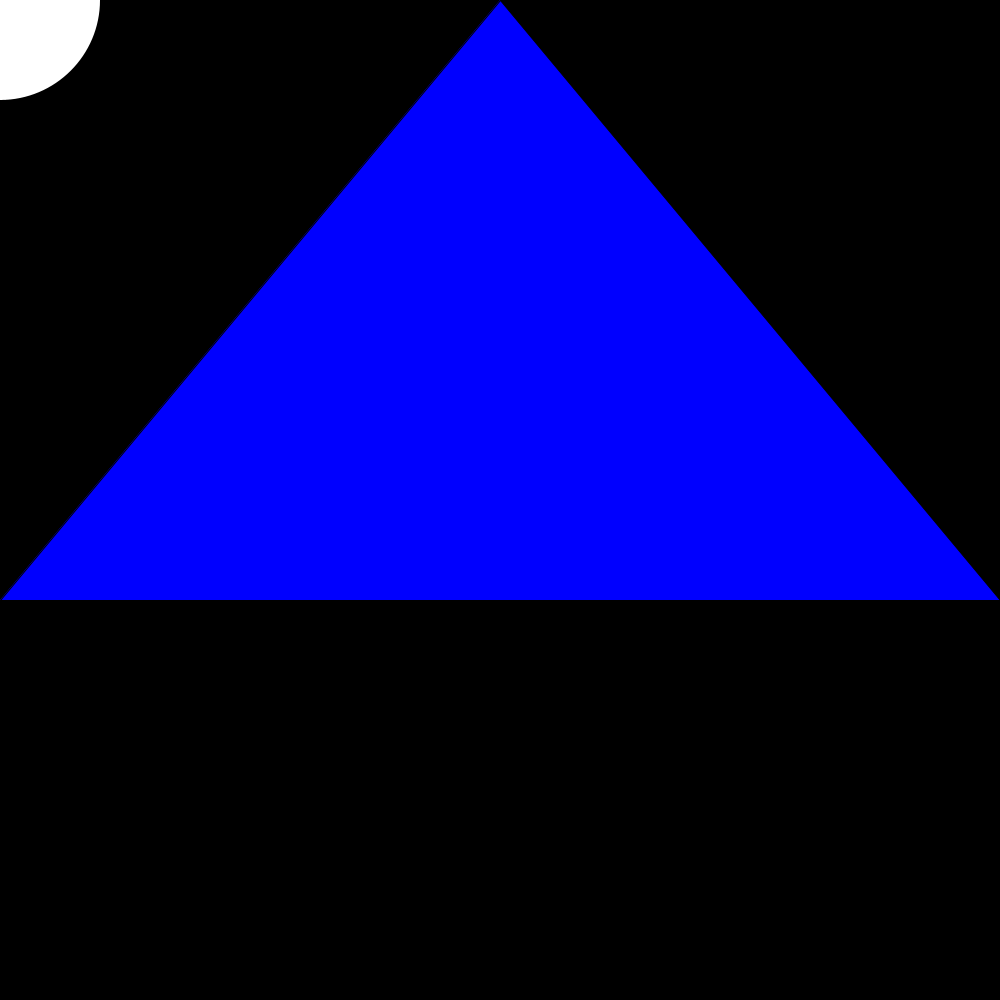
Frame 1 (no input)
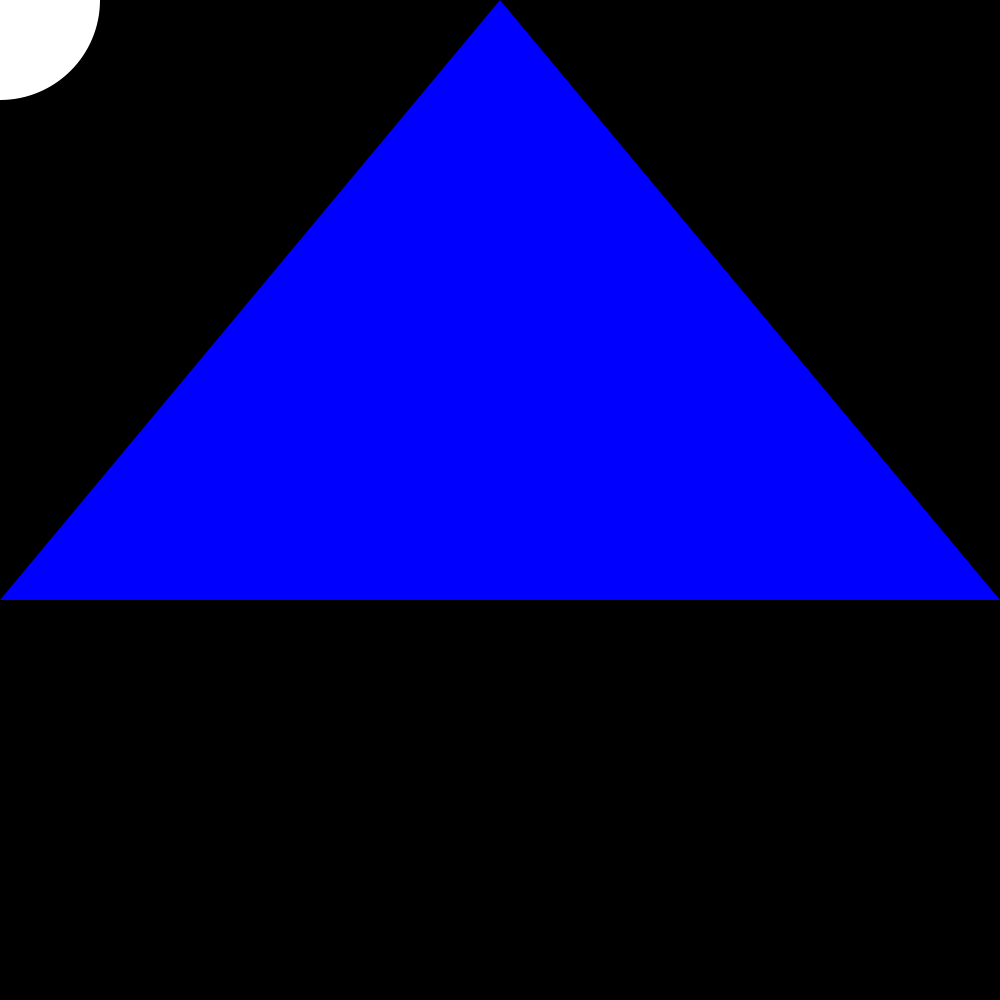
Frame 60 (the mouse pressed at the canvas centre just before this capture)
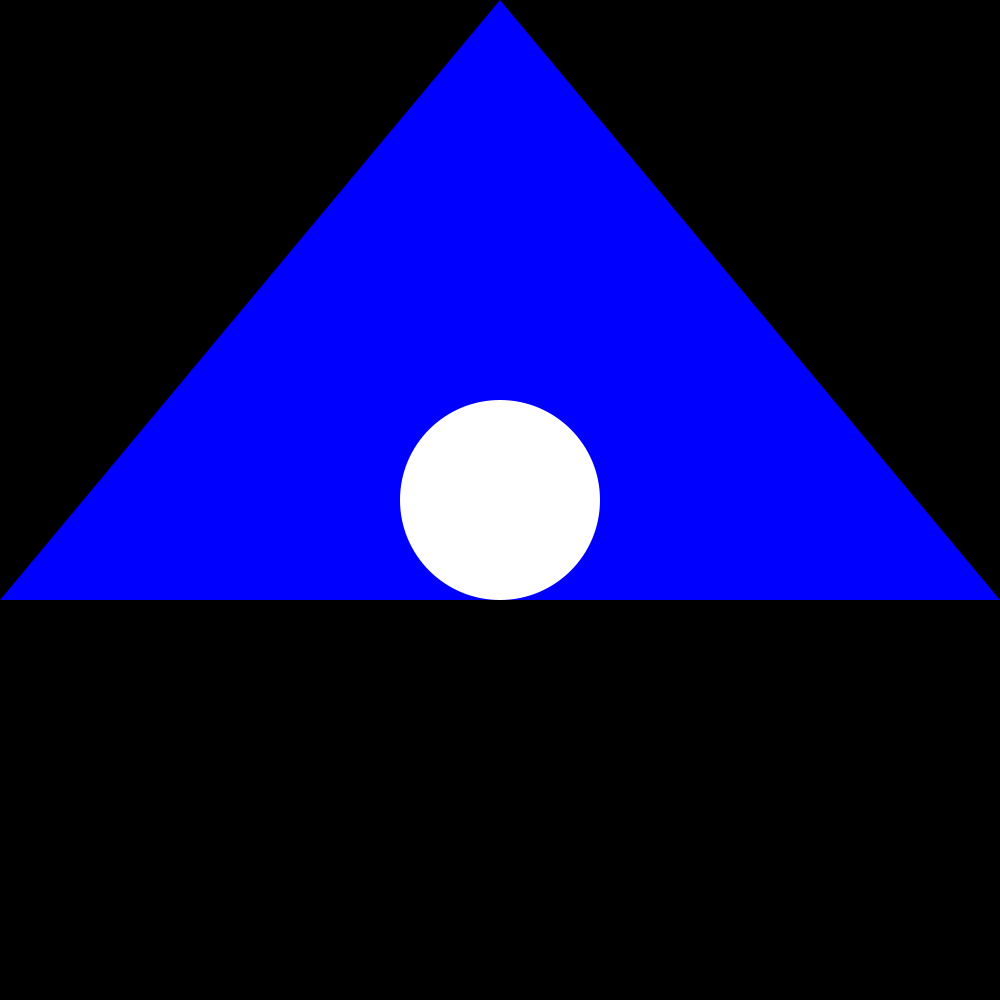
Frame 120 (the mouse held since frame 60 and released just before this capture)

The Processing sketch that drew these frames (run headless with seeded random() and noise(); from frame 60 on, the mouse is pressed at the canvas centre):

// Processing sketch: processing_143039
// ── processing_143039.pde

void setup()
{
  size(1000,1000);
  
}
void draw()
{
  background(0);
  fill(0,0,255);
  triangle(0,600,500,0,1000,600);
  fill(255);
  noStroke();
 
  ellipse(mouseX,mouseY,200,200);
}
